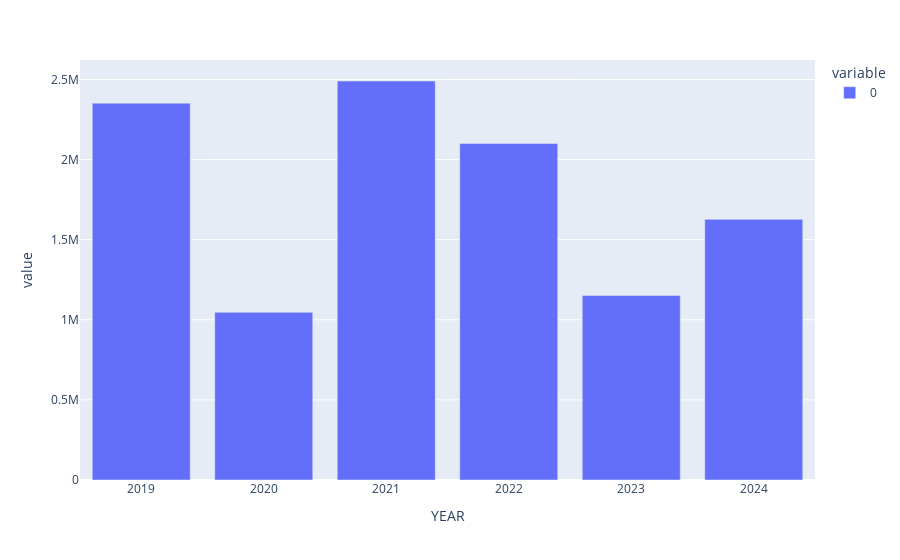

Notebook source saved alongside this figure:
### Code cell
px.bar(rggi_or_pjm_capacity.query('`Plant Name`=="Brandon Shores"').pivot_table(index='YEAR',columns='month',values='Emissions_stCO2').sum(axis=1))

### Figure 1 — Plotly figure (JSON) as saved in the notebook; plotly's stock layout.template omitted (floating-point values rounded to 4 significant figures)
{"data": [{"alignmentgroup": "True", "hovertemplate": "variable=0<br>YEAR=%{x}<br>value=%{y}<extra></extra>", "legendgroup": "0", "marker": {"color": "#636efa", "pattern": {"shape": ""}}, "name": "0", "offsetgroup": "0", "orientation": "v", "showlegend": true, "textposition": "auto", "type": "bar", "x": [2019, 2020, 2021, 2022, 2023, 2024], "xaxis": "x", "y": [2353000.0, 1047000.0, 2491000.0, 2100000.0, 1152000.0, 1627000.0], "yaxis": "y"}], "layout": {"barmode": "relative", "legend": {"title": {"text": "variable"}, "tracegroupgap": 0}, "margin": {"t": 60}, "xaxis": {"anchor": "y", "domain": [0, 1], "title": {"text": "YEAR"}}, "yaxis": {"anchor": "x", "domain": [0, 1], "title": {"text": "value"}}}}
